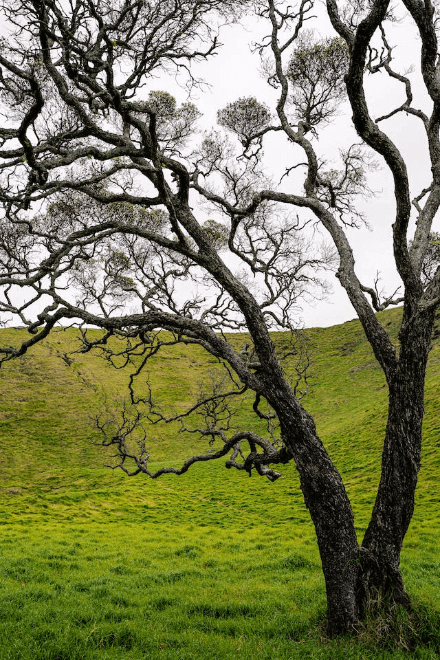
#> input picture image1.png, 440 x 660 px
$ python 11.py
#> lines starting #> are read from the running program, lines starting #| are printed output that depends on the picture; after the words box and inside, x2 and y2 are one past the last pixel; in counts of white or black regions, pixels touching at a corner belong together
import cv2
import matplotlib.pyplot as plt

# 1. Load image and convert to binary
image = cv2.imread('image1.png', cv2.IMREAD_GRAYSCALE)
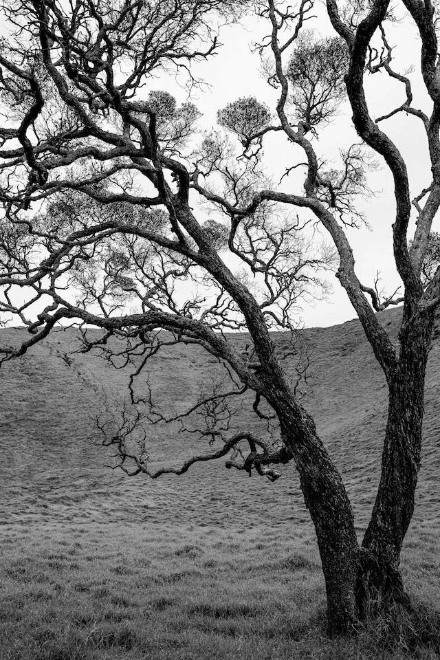
#> image: shape (660, 440); min 2, max 250, mean 120.6
_, binary = cv2.threshold(image, 127, 255, cv2.THRESH_BINARY)
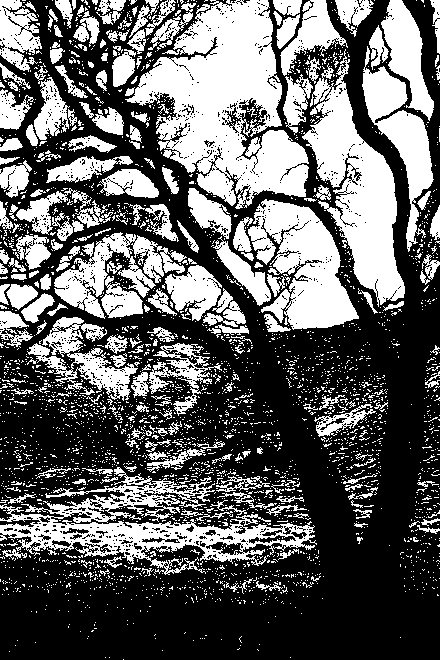
#> binary: shape (660, 440); 38.9% white; 3109 white regions (2883 under 20 px), largest, box (x1, y1, x2, y2) and area: (125, 0, 309, 209) 19715, (302, 49, 405, 307) 10666, (0, 467, 317, 575) 10130

# 2. Define Structuring Elements (SEs) in a dictionary for easy looping
shapes = {
    'Square 3x3': cv2.getStructuringElement(cv2.MORPH_RECT, (3, 3)),
    'Square 5x5': cv2.getStructuringElement(cv2.MORPH_RECT, (5, 5)),
    'Circle 3x3': cv2.getStructuringElement(cv2.MORPH_ELLIPSE, (3, 3)),
    'Circle 5x5': cv2.getStructuringElement(cv2.MORPH_ELLIPSE, (5, 5))
}

# 3. Process and Plot in a single concise loop
fig, axes = plt.subplots(3, 5, figsize=(16, 9))

# Show Original Image in the first column
axes[0, 0].imshow(binary, cmap='gray'); axes[0, 0].set_title('Original Binary')

for i, (name, se) in enumerate(shapes.items()):
    col = i + 1

    # Show Structuring Element
    axes[0, col].imshow(se, cmap='gray')
    axes[0, col].set_title(f'SE: {name}')

    # Apply and Show Dilation (Boundaries Grow)
    dilated = cv2.dilate(binary, se, iterations=1)
    axes[1, col].imshow(dilated, cmap='gray')
    axes[1, col].set_title(f'Dilate (Grows)\n{name}')

    # Apply and Show Erosion (Boundaries Shrink)
    eroded = cv2.erode(binary, se, iterations=1)
    axes[2, col].imshow(eroded, cmap='gray')
    axes[2, col].set_title(f'Erode (Shrinks)\n{name}')
#> this loop made 4 passes
#> pass 1, `dilated = cv2.dilate(binary, se, iterations=1)`:
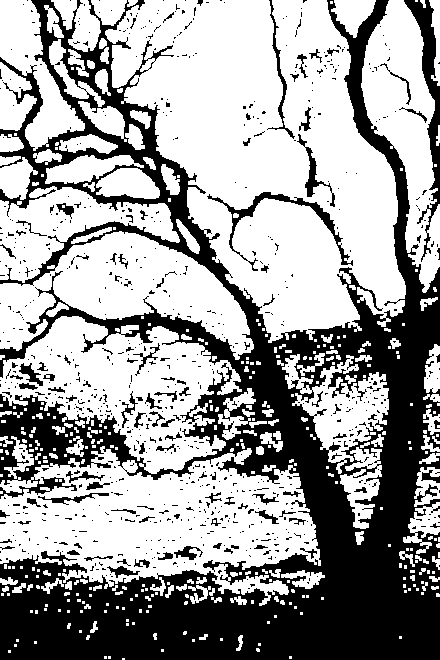
#> dilated: shape (660, 440); 62.3% white; 813 black regions (712 under 20 px), largest, box (x1, y1, x2, y2) and area: (0, 0, 440, 660) 97125, (404, 0, 440, 262) 2328, (207, 192, 353, 271) 1207
#> pass 1, `eroded = cv2.erode(binary, se, iterations=1)`:
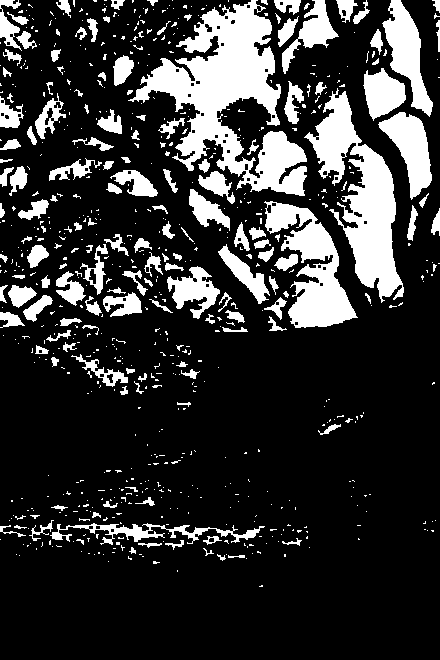
#> eroded: shape (660, 440); 20.3% white; 714 white regions (560 under 20 px), largest, box (x1, y1, x2, y2) and area: (128, 0, 307, 196) 13685, (304, 88, 404, 303) 8112, (264, 201, 358, 328) 5209
#> pass 2, `dilated = cv2.dilate(binary, se, iterations=1)`:
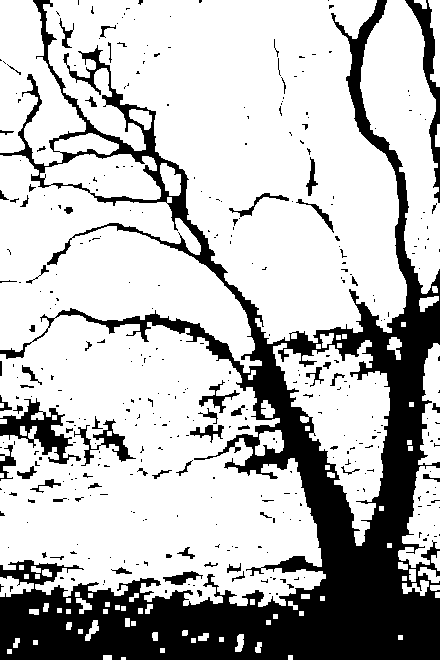
#> dilated: shape (660, 440); 73.6% white; 387 black regions (322 under 20 px), largest, box (x1, y1, x2, y2) and area: (0, 0, 440, 660) 67008, (0, 398, 81, 464) 1781, (405, 0, 440, 203) 1586
#> pass 2, `eroded = cv2.erode(binary, se, iterations=1)`:
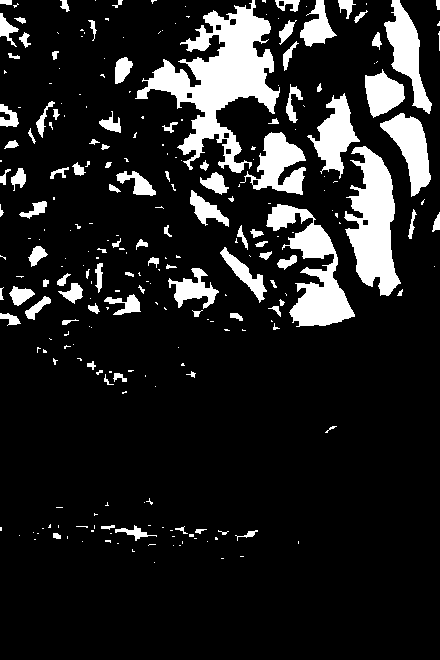
#> eroded: shape (660, 440); 13.8% white; 260 white regions (159 under 20 px), largest, box (x1, y1, x2, y2) and area: (135, 0, 280, 173) 9099, (344, 146, 401, 296) 4838, (266, 204, 355, 327) 4236

# Turn off axis labels for all subplots
for ax in axes.flat:
    ax.axis('off')

plt.suptitle('Morphological Operations: Dilation vs Erosion', fontsize=16, fontweight='bold')
plt.tight_layout()
plt.savefig('morphology_summary.png', dpi=100)
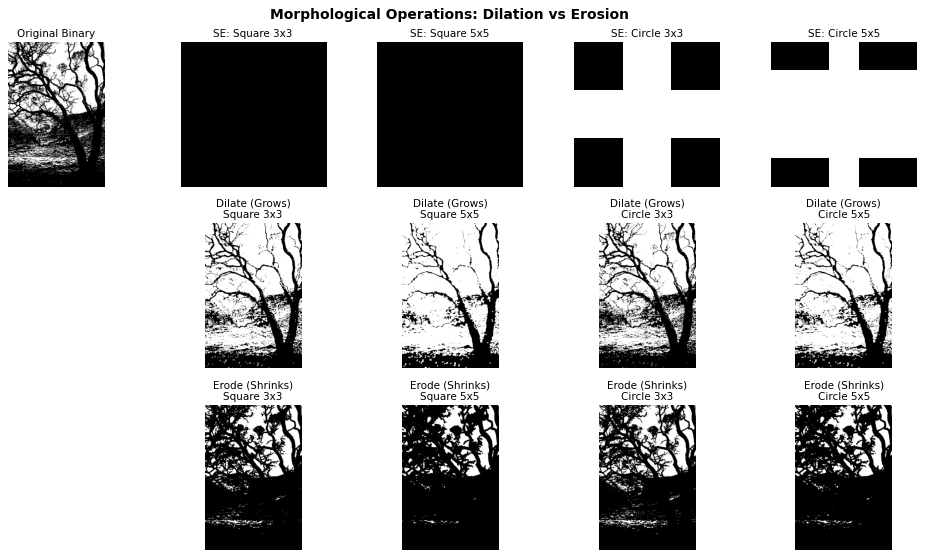
#> figure drawn by matplotlib, 13 panels
plt.show()
